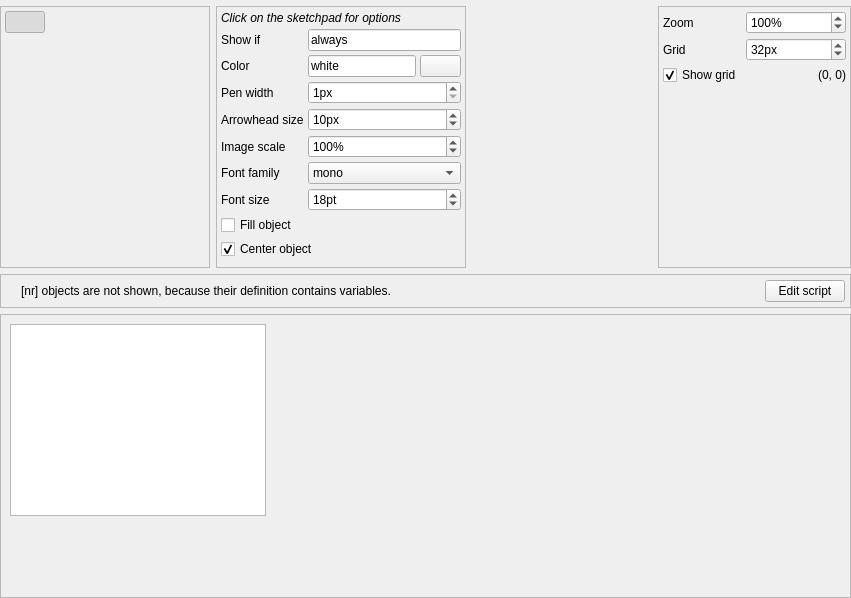
<?xml version="1.0" encoding="UTF-8"?>
<ui version="4.0">
 <class>Form</class>
 <widget class="QWidget" name="Form">
  <property name="geometry">
   <rect>
    <x>0</x>
    <y>0</y>
    <width>851</width>
    <height>598</height>
   </rect>
  </property>
  <property name="windowTitle">
   <string>Form</string>
  </property>
  <layout class="QVBoxLayout" name="verticalLayout">
   <property name="margin">
    <number>0</number>
   </property>
   <item>
    <widget class="QFrame" name="frame">
     <property name="frameShape">
      <enum>QFrame::NoFrame</enum>
     </property>
     <property name="frameShadow">
      <enum>QFrame::Raised</enum>
     </property>
     <layout class="QVBoxLayout" name="verticalLayout_2">
      <property name="margin">
       <number>0</number>
      </property>
      <item>
       <widget class="QWidget" name="widget" native="true">
        <layout class="QHBoxLayout" name="horizontalLayout_2">
         <property name="margin">
          <number>0</number>
         </property>
         <item>
          <widget class="QWidget" name="widget_3" native="true">
           <layout class="QVBoxLayout" name="verticalLayout_3">
            <property name="margin">
             <number>0</number>
            </property>
            <item>
             <widget class="QWidget" name="widget_2" native="true">
              <layout class="QHBoxLayout" name="horizontalLayout">
               <property name="margin">
                <number>0</number>
               </property>
              </layout>
             </widget>
            </item>
            <item>
             <widget class="QWidget" name="widget_7" native="true">
              <property name="sizePolicy">
               <sizepolicy hsizetype="Preferred" vsizetype="Fixed">
                <horstretch>0</horstretch>
                <verstretch>0</verstretch>
               </sizepolicy>
              </property>
              <layout class="QHBoxLayout" name="horizontalLayout_5">
               <property name="margin">
                <number>0</number>
               </property>
               <item>
                <widget class="QFrame" name="frame_4">
                 <property name="sizePolicy">
                  <sizepolicy hsizetype="Fixed" vsizetype="Expanding">
                   <horstretch>0</horstretch>
                   <verstretch>0</verstretch>
                  </sizepolicy>
                 </property>
                 <property name="frameShape">
                  <enum>QFrame::StyledPanel</enum>
                 </property>
                 <layout class="QGridLayout" name="gridLayout">
                  <property name="leftMargin">
                   <number>4</number>
                  </property>
                  <property name="topMargin">
                   <number>4</number>
                  </property>
                  <property name="rightMargin">
                   <number>4</number>
                  </property>
                  <property name="bottomMargin">
                   <number>0</number>
                  </property>
                  <property name="spacing">
                   <number>0</number>
                  </property>
                  <item row="0" column="0">
                   <widget class="QPushButton" name="button_line">
                    <property name="toolTip">
                     <string>Line tool</string>
                    </property>
                    <property name="text">
                     <string/>
                    </property>
                    <property name="icon">
                     <iconset resource="icons.qrc">
                      <normaloff>:/icons/line_large.png</normaloff>:/icons/line_large.png</iconset>
                    </property>
                    <property name="iconSize">
                     <size>
                      <width>32</width>
                      <height>32</height>
                     </size>
                    </property>
                    <property name="checkable">
                     <bool>true</bool>
                    </property>
                    <property name="checked">
                     <bool>true</bool>
                    </property>
                    <property name="flat">
                     <bool>true</bool>
                    </property>
                   </widget>
                  </item>
                  <item row="0" column="1">
                   <widget class="QPushButton" name="button_arrow">
                    <property name="toolTip">
                     <string>Arrow tool</string>
                    </property>
                    <property name="text">
                     <string/>
                    </property>
                    <property name="icon">
                     <iconset resource="icons.qrc">
                      <normaloff>:/icons/arrow_large.png</normaloff>:/icons/arrow_large.png</iconset>
                    </property>
                    <property name="iconSize">
                     <size>
                      <width>32</width>
                      <height>32</height>
                     </size>
                    </property>
                    <property name="checkable">
                     <bool>true</bool>
                    </property>
                    <property name="flat">
                     <bool>true</bool>
                    </property>
                   </widget>
                  </item>
                  <item row="0" column="2">
                   <widget class="QPushButton" name="button_textline">
                    <property name="toolTip">
                     <string>Text tool</string>
                    </property>
                    <property name="text">
                     <string/>
                    </property>
                    <property name="icon">
                     <iconset resource="icons.qrc">
                      <normaloff>:/icons/textline_large.png</normaloff>:/icons/textline_large.png</iconset>
                    </property>
                    <property name="iconSize">
                     <size>
                      <width>32</width>
                      <height>32</height>
                     </size>
                    </property>
                    <property name="checkable">
                     <bool>true</bool>
                    </property>
                    <property name="flat">
                     <bool>true</bool>
                    </property>
                   </widget>
                  </item>
                  <item row="0" column="3">
                   <widget class="QPushButton" name="button_image">
                    <property name="toolTip">
                     <string>Image tool</string>
                    </property>
                    <property name="text">
                     <string/>
                    </property>
                    <property name="icon">
                     <iconset resource="icons.qrc">
                      <normaloff>:/icons/image_large.png</normaloff>:/icons/image_large.png</iconset>
                    </property>
                    <property name="iconSize">
                     <size>
                      <width>32</width>
                      <height>32</height>
                     </size>
                    </property>
                    <property name="checkable">
                     <bool>true</bool>
                    </property>
                    <property name="flat">
                     <bool>true</bool>
                    </property>
                   </widget>
                  </item>
                  <item row="0" column="4">
                   <widget class="QPushButton" name="button_gabor">
                    <property name="toolTip">
                     <string>Gabor patch tool</string>
                    </property>
                    <property name="text">
                     <string/>
                    </property>
                    <property name="icon">
                     <iconset resource="icons.qrc">
                      <normaloff>:/icons/gabor.png</normaloff>:/icons/gabor.png</iconset>
                    </property>
                    <property name="iconSize">
                     <size>
                      <width>32</width>
                      <height>32</height>
                     </size>
                    </property>
                    <property name="checkable">
                     <bool>true</bool>
                    </property>
                    <property name="flat">
                     <bool>true</bool>
                    </property>
                   </widget>
                  </item>
                  <item row="1" column="0">
                   <widget class="QPushButton" name="button_rect">
                    <property name="toolTip">
                     <string>Rectangle tool</string>
                    </property>
                    <property name="text">
                     <string/>
                    </property>
                    <property name="icon">
                     <iconset resource="icons.qrc">
                      <normaloff>:/icons/rectangle_large.png</normaloff>:/icons/rectangle_large.png</iconset>
                    </property>
                    <property name="iconSize">
                     <size>
                      <width>32</width>
                      <height>32</height>
                     </size>
                    </property>
                    <property name="checkable">
                     <bool>true</bool>
                    </property>
                    <property name="flat">
                     <bool>true</bool>
                    </property>
                   </widget>
                  </item>
                  <item row="1" column="1">
                   <widget class="QPushButton" name="button_ellipse">
                    <property name="toolTip">
                     <string>Ellipse tool</string>
                    </property>
                    <property name="text">
                     <string/>
                    </property>
                    <property name="icon">
                     <iconset resource="icons.qrc">
                      <normaloff>:/icons/ellipse_large.png</normaloff>:/icons/ellipse_large.png</iconset>
                    </property>
                    <property name="iconSize">
                     <size>
                      <width>32</width>
                      <height>32</height>
                     </size>
                    </property>
                    <property name="checkable">
                     <bool>true</bool>
                    </property>
                    <property name="flat">
                     <bool>true</bool>
                    </property>
                   </widget>
                  </item>
                  <item row="1" column="2">
                   <widget class="QPushButton" name="button_circle">
                    <property name="toolTip">
                     <string>Circle tool</string>
                    </property>
                    <property name="text">
                     <string/>
                    </property>
                    <property name="icon">
                     <iconset resource="icons.qrc">
                      <normaloff>:/icons/circle_large.png</normaloff>:/icons/circle_large.png</iconset>
                    </property>
                    <property name="iconSize">
                     <size>
                      <width>32</width>
                      <height>32</height>
                     </size>
                    </property>
                    <property name="checkable">
                     <bool>true</bool>
                    </property>
                    <property name="flat">
                     <bool>true</bool>
                    </property>
                   </widget>
                  </item>
                  <item row="1" column="3">
                   <widget class="QPushButton" name="button_fixdot">
                    <property name="toolTip">
                     <string>Fixation dot tool</string>
                    </property>
                    <property name="text">
                     <string/>
                    </property>
                    <property name="icon">
                     <iconset resource="icons.qrc">
                      <normaloff>:/icons/fixdot_large.png</normaloff>:/icons/fixdot_large.png</iconset>
                    </property>
                    <property name="iconSize">
                     <size>
                      <width>32</width>
                      <height>32</height>
                     </size>
                    </property>
                    <property name="checkable">
                     <bool>true</bool>
                    </property>
                    <property name="flat">
                     <bool>true</bool>
                    </property>
                   </widget>
                  </item>
                  <item row="2" column="1">
                   <widget class="QWidget" name="widget_5" native="true"/>
                  </item>
                  <item row="1" column="4">
                   <widget class="QPushButton" name="button_noise_patch">
                    <property name="toolTip">
                     <string>Noise patch tool</string>
                    </property>
                    <property name="text">
                     <string/>
                    </property>
                    <property name="icon">
                     <iconset resource="icons.qrc">
                      <normaloff>:/icons/noise_patch.png</normaloff>:/icons/noise_patch.png</iconset>
                    </property>
                    <property name="iconSize">
                     <size>
                      <width>32</width>
                      <height>32</height>
                     </size>
                    </property>
                    <property name="checkable">
                     <bool>true</bool>
                    </property>
                    <property name="flat">
                     <bool>true</bool>
                    </property>
                   </widget>
                  </item>
                 </layout>
                </widget>
               </item>
               <item>
                <widget class="QFrame" name="frame_5">
                 <property name="sizePolicy">
                  <sizepolicy hsizetype="Fixed" vsizetype="Expanding">
                   <horstretch>0</horstretch>
                   <verstretch>0</verstretch>
                  </sizepolicy>
                 </property>
                 <property name="minimumSize">
                  <size>
                   <width>250</width>
                   <height>0</height>
                  </size>
                 </property>
                 <property name="frameShape">
                  <enum>QFrame::StyledPanel</enum>
                 </property>
                 <layout class="QGridLayout" name="gridLayout_2">
                  <property name="margin">
                   <number>4</number>
                  </property>
                  <property name="spacing">
                   <number>4</number>
                  </property>
                  <item row="2" column="0">
                   <widget class="QLabel" name="label_color">
                    <property name="text">
                     <string>Color</string>
                    </property>
                   </widget>
                  </item>
                  <item row="2" column="1">
                   <widget class="QLineEdit" name="edit_color">
                    <property name="sizePolicy">
                     <sizepolicy hsizetype="Preferred" vsizetype="Fixed">
                      <horstretch>0</horstretch>
                      <verstretch>0</verstretch>
                     </sizepolicy>
                    </property>
                    <property name="toolTip">
                     <string>Pen color</string>
                    </property>
                    <property name="text">
                     <string>white</string>
                    </property>
                   </widget>
                  </item>
                  <item row="3" column="0">
                   <widget class="QLabel" name="label_penwidth">
                    <property name="text">
                     <string>Pen width</string>
                    </property>
                   </widget>
                  </item>
                  <item row="3" column="1" colspan="2">
                   <widget class="QSpinBox" name="spin_penwidth">
                    <property name="sizePolicy">
                     <sizepolicy hsizetype="Preferred" vsizetype="Fixed">
                      <horstretch>0</horstretch>
                      <verstretch>0</verstretch>
                     </sizepolicy>
                    </property>
                    <property name="toolTip">
                     <string>Pen width</string>
                    </property>
                    <property name="suffix">
                     <string>px</string>
                    </property>
                    <property name="minimum">
                     <number>1</number>
                    </property>
                    <property name="maximum">
                     <number>99</number>
                    </property>
                   </widget>
                  </item>
                  <item row="4" column="0">
                   <widget class="QLabel" name="label_arrow_size">
                    <property name="text">
                     <string>Arrowhead size</string>
                    </property>
                   </widget>
                  </item>
                  <item row="4" column="1" colspan="2">
                   <widget class="QSpinBox" name="spin_arrow_size">
                    <property name="toolTip">
                     <string>Size of the arrowhead</string>
                    </property>
                    <property name="suffix">
                     <string>px</string>
                    </property>
                    <property name="value">
                     <number>10</number>
                    </property>
                   </widget>
                  </item>
                  <item row="5" column="0">
                   <widget class="QLabel" name="label_scale">
                    <property name="text">
                     <string>Image scale</string>
                    </property>
                   </widget>
                  </item>
                  <item row="5" column="1" colspan="2">
                   <widget class="QDoubleSpinBox" name="spin_scale">
                    <property name="toolTip">
                     <string>Image scaling in %</string>
                    </property>
                    <property name="suffix">
                     <string>%</string>
                    </property>
                    <property name="decimals">
                     <number>0</number>
                    </property>
                    <property name="minimum">
                     <double>1.000000000000000</double>
                    </property>
                    <property name="maximum">
                     <double>1000.000000000000000</double>
                    </property>
                    <property name="value">
                     <double>100.000000000000000</double>
                    </property>
                   </widget>
                  </item>
                  <item row="6" column="0">
                   <widget class="QLabel" name="label_font_family">
                    <property name="text">
                     <string>Font family</string>
                    </property>
                   </widget>
                  </item>
                  <item row="6" column="1" colspan="2">
                   <widget class="QComboBox" name="combobox_font_family">
                    <property name="toolTip">
                     <string>Font family</string>
                    </property>
                    <item>
                     <property name="text">
                      <string>mono</string>
                     </property>
                    </item>
                    <item>
                     <property name="text">
                      <string>sans</string>
                     </property>
                    </item>
                    <item>
                     <property name="text">
                      <string>serif</string>
                     </property>
                    </item>
                   </widget>
                  </item>
                  <item row="7" column="0">
                   <widget class="QLabel" name="label_font_size">
                    <property name="text">
                     <string>Font size</string>
                    </property>
                   </widget>
                  </item>
                  <item row="7" column="1" colspan="2">
                   <widget class="QSpinBox" name="spin_font_size">
                    <property name="toolTip">
                     <string>Font size</string>
                    </property>
                    <property name="suffix">
                     <string>pt</string>
                    </property>
                    <property name="minimum">
                     <number>1</number>
                    </property>
                    <property name="value">
                     <number>18</number>
                    </property>
                   </widget>
                  </item>
                  <item row="9" column="0" colspan="3">
                   <widget class="QCheckBox" name="checkbox_center">
                    <property name="toolTip">
                     <string>Center the object</string>
                    </property>
                    <property name="text">
                     <string>Center object</string>
                    </property>
                    <property name="checked">
                     <bool>true</bool>
                    </property>
                   </widget>
                  </item>
                  <item row="10" column="0">
                   <widget class="QWidget" name="widget_4" native="true">
                    <property name="sizePolicy">
                     <sizepolicy hsizetype="Preferred" vsizetype="Expanding">
                      <horstretch>0</horstretch>
                      <verstretch>0</verstretch>
                     </sizepolicy>
                    </property>
                   </widget>
                  </item>
                  <item row="0" column="0" colspan="3">
                   <widget class="QLabel" name="label_options">
                    <property name="font">
                     <font>
                      <italic>true</italic>
                     </font>
                    </property>
                    <property name="text">
                     <string>Click on the sketchpad for options</string>
                    </property>
                   </widget>
                  </item>
                  <item row="1" column="1" colspan="2">
                   <widget class="QLineEdit" name="edit_show_if">
                    <property name="text">
                     <string>always</string>
                    </property>
                   </widget>
                  </item>
                  <item row="1" column="0">
                   <widget class="QLabel" name="label_show_if">
                    <property name="text">
                     <string>Show if</string>
                    </property>
                   </widget>
                  </item>
                  <item row="2" column="2">
                   <widget class="QPushButton" name="button_colorpicker">
                    <property name="text">
                     <string/>
                    </property>
                    <property name="icon">
                     <iconset resource="icons.qrc">
                      <normaloff>:/icons/colorpicker.png</normaloff>:/icons/colorpicker.png</iconset>
                    </property>
                   </widget>
                  </item>
                  <item row="8" column="0" colspan="3">
                   <widget class="QCheckBox" name="checkbox_fill">
                    <property name="toolTip">
                     <string>Check to draw filled objects</string>
                    </property>
                    <property name="text">
                     <string>Fill object</string>
                    </property>
                   </widget>
                  </item>
                 </layout>
                </widget>
               </item>
               <item>
                <spacer name="horizontalSpacer">
                 <property name="orientation">
                  <enum>Qt::Horizontal</enum>
                 </property>
                 <property name="sizeHint" stdset="0">
                  <size>
                   <width>40</width>
                   <height>20</height>
                  </size>
                 </property>
                </spacer>
               </item>
               <item>
                <widget class="QFrame" name="frame_9">
                 <property name="sizePolicy">
                  <sizepolicy hsizetype="Fixed" vsizetype="Expanding">
                   <horstretch>0</horstretch>
                   <verstretch>0</verstretch>
                  </sizepolicy>
                 </property>
                 <property name="frameShape">
                  <enum>QFrame::StyledPanel</enum>
                 </property>
                 <layout class="QGridLayout" name="gridLayout_3">
                  <property name="margin">
                   <number>4</number>
                  </property>
                  <property name="spacing">
                   <number>4</number>
                  </property>
                  <item row="0" column="0">
                   <widget class="QLabel" name="label_6">
                    <property name="text">
                     <string>Zoom</string>
                    </property>
                   </widget>
                  </item>
                  <item row="0" column="1">
                   <widget class="QSpinBox" name="spin_zoom">
                    <property name="toolTip">
                     <string>Zoom level in %</string>
                    </property>
                    <property name="suffix">
                     <string>%</string>
                    </property>
                    <property name="minimum">
                     <number>10</number>
                    </property>
                    <property name="maximum">
                     <number>500</number>
                    </property>
                    <property name="value">
                     <number>100</number>
                    </property>
                   </widget>
                  </item>
                  <item row="1" column="0">
                   <widget class="QLabel" name="label_5">
                    <property name="text">
                     <string>Grid</string>
                    </property>
                   </widget>
                  </item>
                  <item row="1" column="1">
                   <widget class="QSpinBox" name="spin_grid">
                    <property name="toolTip">
                     <string>Grid size</string>
                    </property>
                    <property name="suffix">
                     <string>px</string>
                    </property>
                    <property name="minimum">
                     <number>1</number>
                    </property>
                    <property name="value">
                     <number>32</number>
                    </property>
                   </widget>
                  </item>
                  <item row="2" column="0">
                   <widget class="QCheckBox" name="checkbox_show_grid">
                    <property name="toolTip">
                     <string>Check to display the grid and enable snap-to-grid</string>
                    </property>
                    <property name="text">
                     <string>Show grid</string>
                    </property>
                    <property name="checked">
                     <bool>true</bool>
                    </property>
                   </widget>
                  </item>
                  <item row="2" column="1">
                   <widget class="QLabel" name="label_mouse_pos">
                    <property name="sizePolicy">
                     <sizepolicy hsizetype="Expanding" vsizetype="Fixed">
                      <horstretch>0</horstretch>
                      <verstretch>0</verstretch>
                     </sizepolicy>
                    </property>
                    <property name="minimumSize">
                     <size>
                      <width>100</width>
                      <height>0</height>
                     </size>
                    </property>
                    <property name="text">
                     <string>(0, 0)</string>
                    </property>
                    <property name="alignment">
                     <set>Qt::AlignRight|Qt::AlignTrailing|Qt::AlignVCenter</set>
                    </property>
                   </widget>
                  </item>
                  <item row="3" column="0">
                   <widget class="QWidget" name="widget_6" native="true"/>
                  </item>
                 </layout>
                </widget>
               </item>
              </layout>
             </widget>
            </item>
            <item>
             <widget class="QFrame" name="frame_notification">
              <property name="frameShape">
               <enum>QFrame::StyledPanel</enum>
              </property>
              <property name="frameShadow">
               <enum>QFrame::Raised</enum>
              </property>
              <layout class="QHBoxLayout" name="horizontalLayout_3">
               <property name="spacing">
                <number>8</number>
               </property>
               <property name="margin">
                <number>5</number>
               </property>
               <item>
                <widget class="QLabel" name="label_10">
                 <property name="sizePolicy">
                  <sizepolicy hsizetype="Fixed" vsizetype="Preferred">
                   <horstretch>0</horstretch>
                   <verstretch>0</verstretch>
                  </sizepolicy>
                 </property>
                 <property name="text">
                  <string/>
                 </property>
                 <property name="pixmap">
                  <pixmap resource="icons.qrc">:/icons/about_large.png</pixmap>
                 </property>
                </widget>
               </item>
               <item>
                <widget class="QLabel" name="label_notification">
                 <property name="text">
                  <string>[nr] objects are not shown, because their definition contains variables.</string>
                 </property>
                </widget>
               </item>
               <item>
                <widget class="QPushButton" name="button_edit_script">
                 <property name="sizePolicy">
                  <sizepolicy hsizetype="Fixed" vsizetype="Fixed">
                   <horstretch>0</horstretch>
                   <verstretch>0</verstretch>
                  </sizepolicy>
                 </property>
                 <property name="toolTip">
                  <string>Edit the script to see objects defined using variables</string>
                 </property>
                 <property name="text">
                  <string>Edit script</string>
                 </property>
                 <property name="icon">
                  <iconset resource="icons.qrc">
                   <normaloff>:/icons/script.png</normaloff>:/icons/script.png</iconset>
                 </property>
                </widget>
               </item>
              </layout>
             </widget>
            </item>
            <item>
             <widget class="QScrollArea" name="scrollArea">
              <property name="widgetResizable">
               <bool>true</bool>
              </property>
              <widget class="QWidget" name="scrollAreaWidgetContents">
               <property name="geometry">
                <rect>
                 <x>0</x>
                 <y>0</y>
                 <width>839</width>
                 <height>226</height>
                </rect>
               </property>
               <layout class="QVBoxLayout" name="verticalLayout_5">
                <item>
                 <widget class="QGraphicsView" name="view">
                  <property name="sizePolicy">
                   <sizepolicy hsizetype="Fixed" vsizetype="Fixed">
                    <horstretch>0</horstretch>
                    <verstretch>0</verstretch>
                   </sizepolicy>
                  </property>
                  <property name="verticalScrollBarPolicy">
                   <enum>Qt::ScrollBarAlwaysOff</enum>
                  </property>
                  <property name="horizontalScrollBarPolicy">
                   <enum>Qt::ScrollBarAlwaysOff</enum>
                  </property>
                 </widget>
                </item>
                <item>
                 <widget class="QWidget" name="widget_items" native="true"/>
                </item>
               </layout>
              </widget>
             </widget>
            </item>
           </layout>
          </widget>
         </item>
        </layout>
       </widget>
      </item>
     </layout>
    </widget>
   </item>
  </layout>
 </widget>
 <resources>
  <include location="icons.qrc"/>
 </resources>
 <connections/>
</ui>
